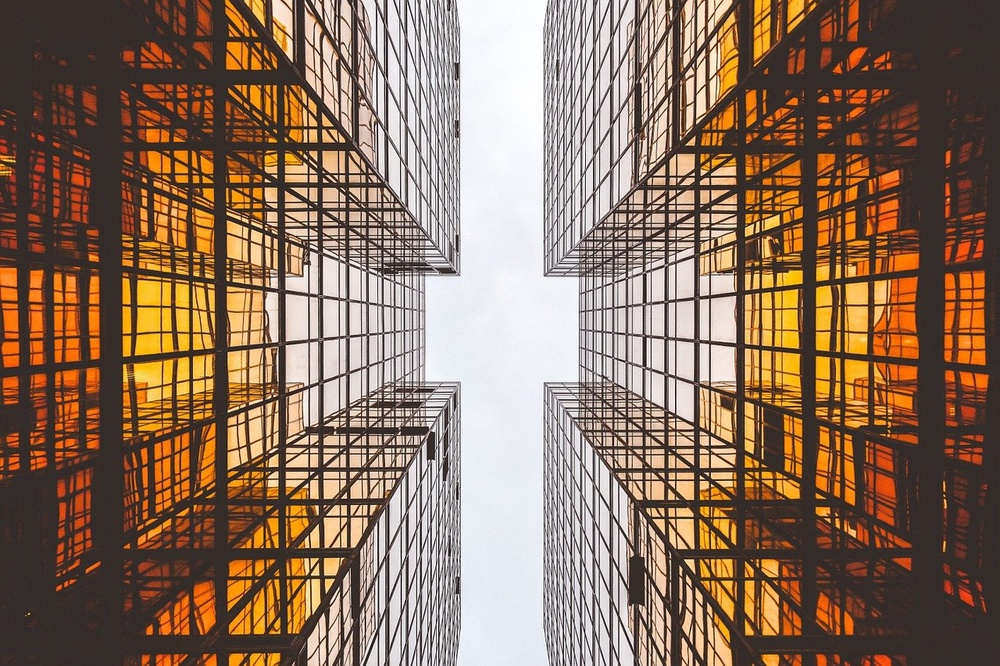
#> input picture week2/img/hough_line/line.jpg, 1000 x 666 px, shrunk from 1280 x 853 before the run
$ jupyter execute hough_line_detection.ipynb
#> lines starting #> are read from the running program, lines starting #| are printed output that depends on the picture; after the words box and inside, x2 and y2 are one past the last pixel; in counts of white or black regions, pixels touching at a corner belong together
<h1>허프 변환을 활용한 직선 검출<h1>

<h2>허프 변환 이란?</h2>

    2차원 x,y 좌표상에서 직선의 방정식을 파라미터 공간으로 변환하여 직선을 찾는 알고리즘.
    일반적인 2차원 평면에서는 다음과 같은 식을 가짐

                                        y = ax + b

    위 식을 삼각 함수를 통해 변형하면 아래와 같은 수식을 얻을 수 있음
                                    r = 𝑥 cos 𝜃 + 𝑦 sin 𝜃


    출처 : 위키피디아

    각 점 x,y에 대해서  𝜃 값을 1 ~ 180까지 값을 변화시키며 원점에서 x,y 까지의 거리 r 을 구한다. 그러면 (𝜃, r)로
    이루어진 2차원 배열을 얻을 수 있음


    그 이후 이 2차원 배열을 다시 그래프로 나타내면 사인파 그래프가 되며,
    3개의 선이 만나는 지점이 직선일 확률이 높다.


<h2>OpenCV에서의 허프 변환을 이용한 직선 검출</h2>

    opencv에서는 cv2.HoughLines()를 이용해 허프변환을 사용하여 직선을 검출할 수 있다.

    공식 문서에 따르면 조정할 수 있는 인자들은 다음과 같다.


    먼저 입력받는 이미지는 보통 Canny 등을 통해 에지 검출을 한 이미지를 사용한다.

    rho는 ρ 값의 해상도(픽셀 단위),theta는 Θ 값의 해상도(라디안 단위)를 나타내는데, 즉 축척 배열의 크기를 결정하는 역할을 한다.

    threshold 인자에서는 축적 배열에서 직선으로 판단할 임계값을 나타내는데, 이 값이 높을 수록 많은 직선을 검출한다.

[cell 1]
def two_img_show(fir_img,fir_name,sec_img,sec_name):
    fig = plt.figure()
    fig.set_size_inches(20, 20)
    rows = 1
    cols = 2
    ax1 = fig.add_subplot(rows, cols, 1)
    ax1.imshow(cv2.cvtColor(fir_img, cv2.COLOR_BGR2RGB))
    ax1.set_title(fir_name)
    ax1.axis("off")

    ax2 = fig.add_subplot(rows, cols, 2)
    ax2.imshow(cv2.cvtColor(sec_img, cv2.COLOR_BGR2RGB))
    ax2.set_title(sec_name)
    ax2.axis("off")

    plt.show()

# 이미지를 캐니 검출로 에지를 검출한다.
import cv2
import matplotlib.pyplot as plt
origin_img = cv2.imread('./img/hough_line/line.jpg')
#> origin_img is the input picture: shape (666, 1000, 3); mean B, G, R 93.2, 112.6, 139.1
img_gray = cv2.imread('./img/hough_line/line.jpg',cv2.IMREAD_GRAYSCALE)
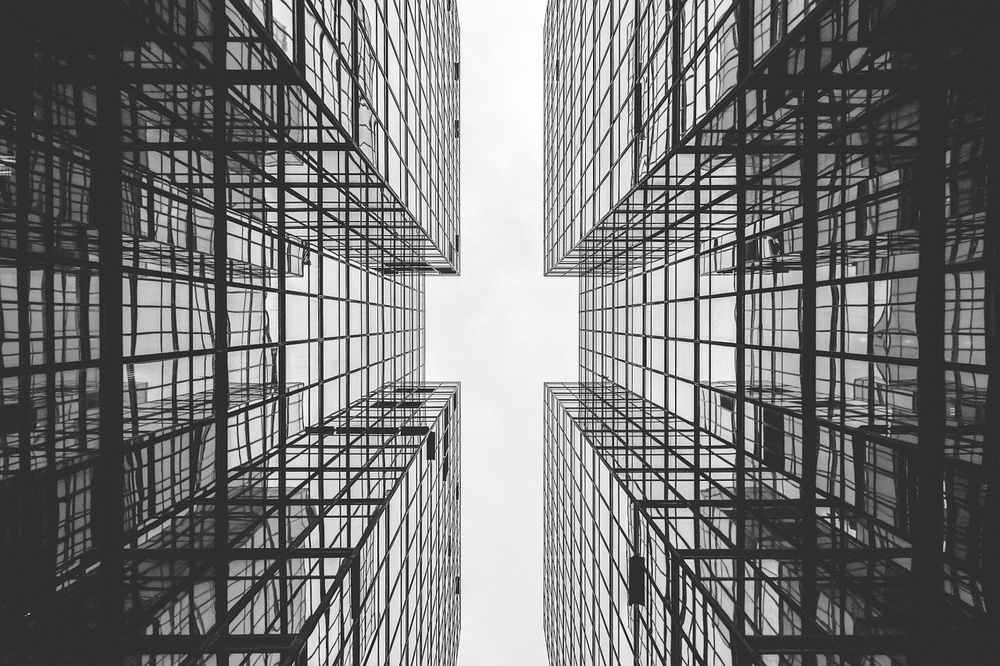
#> img_gray: shape (666, 1000); min 0, max 255, mean 118.3
canny_img = cv2.Canny(img_gray,500,150)
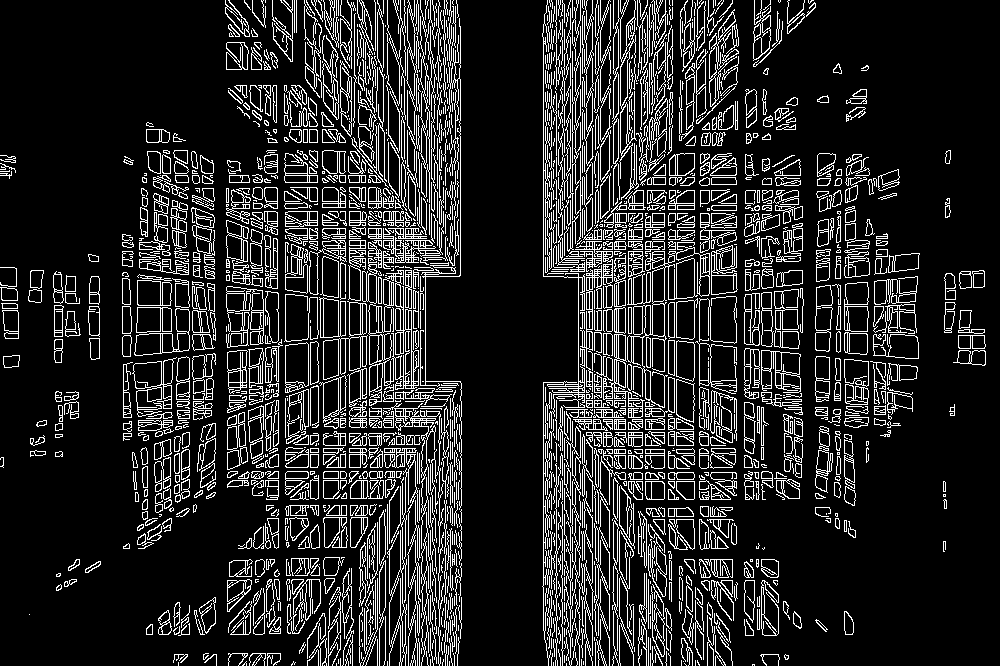
#> canny_img: shape (666, 1000); 14.9% white in thin lines or dots
plt.imshow(canny_img,cmap='gray')

[cell 2]
#opencv의 houghLines로 선을 검출
import numpy as np

lines = cv2.HoughLines(canny_img,1,np.pi/180,300)
#> lines = 50 rows, first 8: [592, 0], [582, 0], [543, 0], [584, 0], [556, 0], [570, 0], [572, 0], [562, 0]


#검출된 선들
lines
#> Out has the same summary as lines
#(거리 r,각도 𝜃 )

[cell 3]
#얻은 r과 𝜃 변환하여 직선으로 그림
ALPHA = 1000
houghline_img = origin_img.copy()

for line in lines:
    rho,theta = line[0]
    cos_t = np.cos(theta)
    sin_t= np.sin(theta)
    x0 = cos_t*rho
    y0 = sin_t*rho
    pt1 = (round(x0+ALPHA*(-sin_t)),round(y0+ALPHA*(cos_t)) )
    pt2 = (round(x0-ALPHA*(-sin_t)),round(y0-ALPHA*(cos_t)) )

    cv2.line(houghline_img,pt1,pt2,(0,255,0),2,cv2.LINE_AA )
#> this loop made 50 passes
#> (rho, theta, cos_t, sin_t, x0, y0, pt1, pt2) on passes 1 to 12: (592, 0, 1, 0, 592, 0, (592, 1000), (592, -1000)), (582, 0, 1, 0, 582, 0, (582, 1000), (582, -1000)), (543, 0, 1, 0, 543, 0, (543, 1000), (543, -1000)), (584, 0, 1, 0, 584, 0, (584, 1000), (584, -1000)), (556, 0, 1, 0, 556, 0, (556, 1000), (556, -1000)), (570, 0, 1, 0, 570, 0, (570, 1000), (570, -1000)), (572, 0, 1, 0, 572, 0, (572, 1000), (572, -1000)), (562, 0, 1, 0, 562, 0, (562, 1000), (562, -1000)), (551, 0, 1, 0, 551, 0, (551, 1000), (551, -1000)), (564, 0, 1, 0, 564, 0, (564, 1000), (564, -1000)), (405, 0, 1, 0, 405, 0, (405, 1000), (405, -1000)), (598, 0, 1, 0, 598, 0, (598, 1000), (598, -1000))
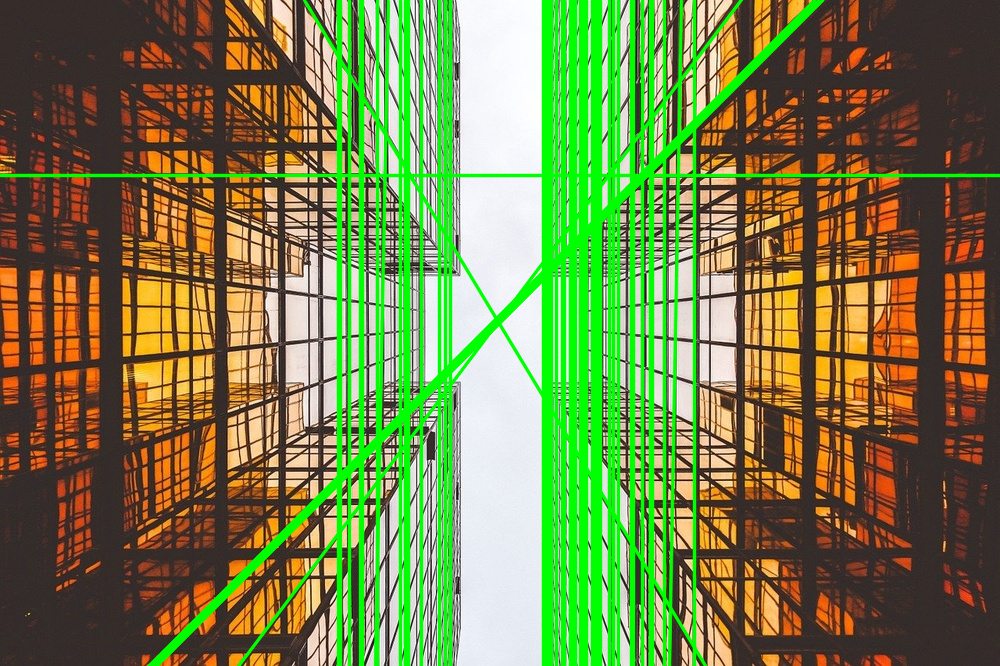
#> houghline_img: shape (666, 1000, 3); 18.96% of pixels changed, all inside (x1, y1, x2, y2) = (0, 0, 1000, 666)


two_img_show(origin_img,'origin',houghline_img,'houg')
#> in two_img_show, `plt.show()`:
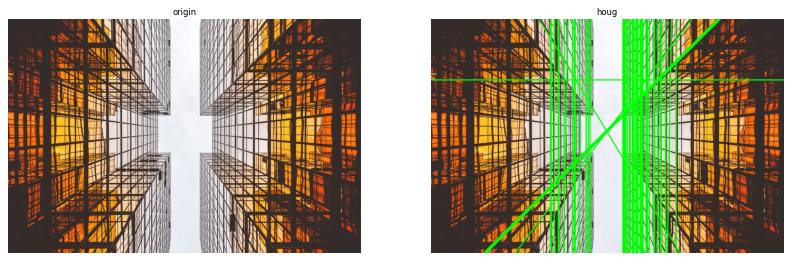
#> figure drawn by matplotlib, 2 panels
#최종 결과물

# 허프변환 두번째, 확률적 허프 변환

    기존 허프 변환을 최적화한 버전,
    선분을 찾는 것이기 때문에, 직선의 시작점과 끝점 좌표를 반환

    기존 허프 변환처럼 캐니를 사용해 에지를 검출한 이미지를 사용함

    HoughLinesP()로 사용가능하며 다음과 같은 인자들을 조절할 수 있음


[cell 4]
#확률적 허프 변환
p_houghline_img = origin_img.copy()

lines = cv2.HoughLinesP(canny_img,1,np.pi/180,150)


for line in lines:
    l = line[0]
    cv2.line(p_houghline_img,(l[0],l[1]),(l[2],l[3]),(0,255,0),2,cv2.LINE_AA )
#> this loop made 4827 passes
#> l on passes 1 to 3: [556, 507, 556, 487], [543, 585, 543, 382], [584, 291, 584, 276]
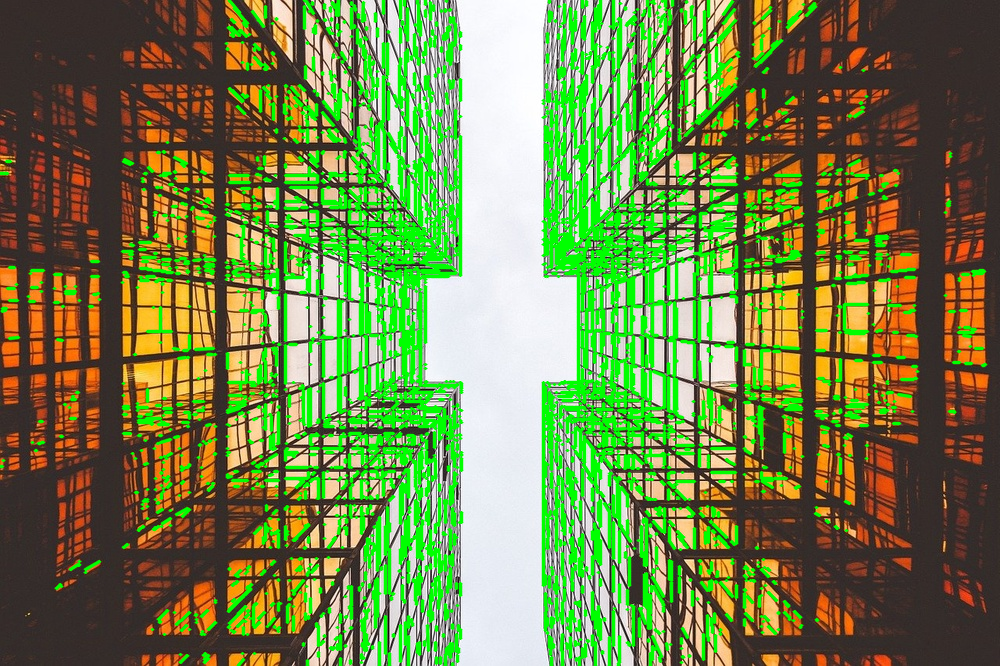
#> p_houghline_img: shape (666, 1000, 3); mean B, G, R 74.3, 131.7, 113.9

two_img_show(origin_img,'origin',p_houghline_img,'p_hough')
#> call 2 of two_img_show, with fir_name = 'origin', sec_name = 'p_hough'
#> in two_img_show (call 2), `plt.show()`:
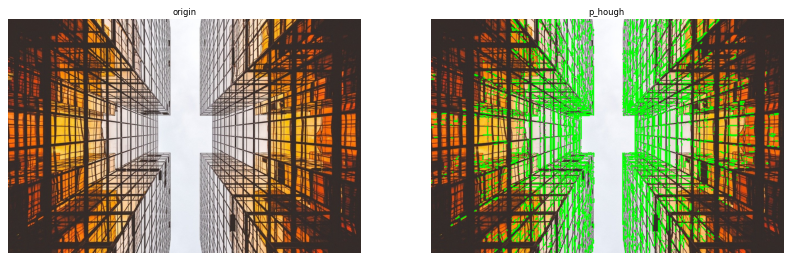
#> figure drawn by matplotlib, 2 panels

[cell 5]
#일반 허프 변환과 확률적 허프 변환 결과 비교
two_img_show(houghline_img,'hough',p_houghline_img,'p_hough')
#> call 3 of two_img_show, with fir_name = 'hough', sec_name = 'p_hough'
#> in two_img_show (call 3), `plt.show()`:
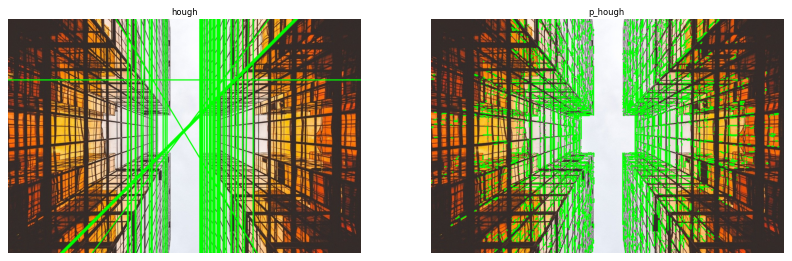
#> figure drawn by matplotlib, 2 panels
